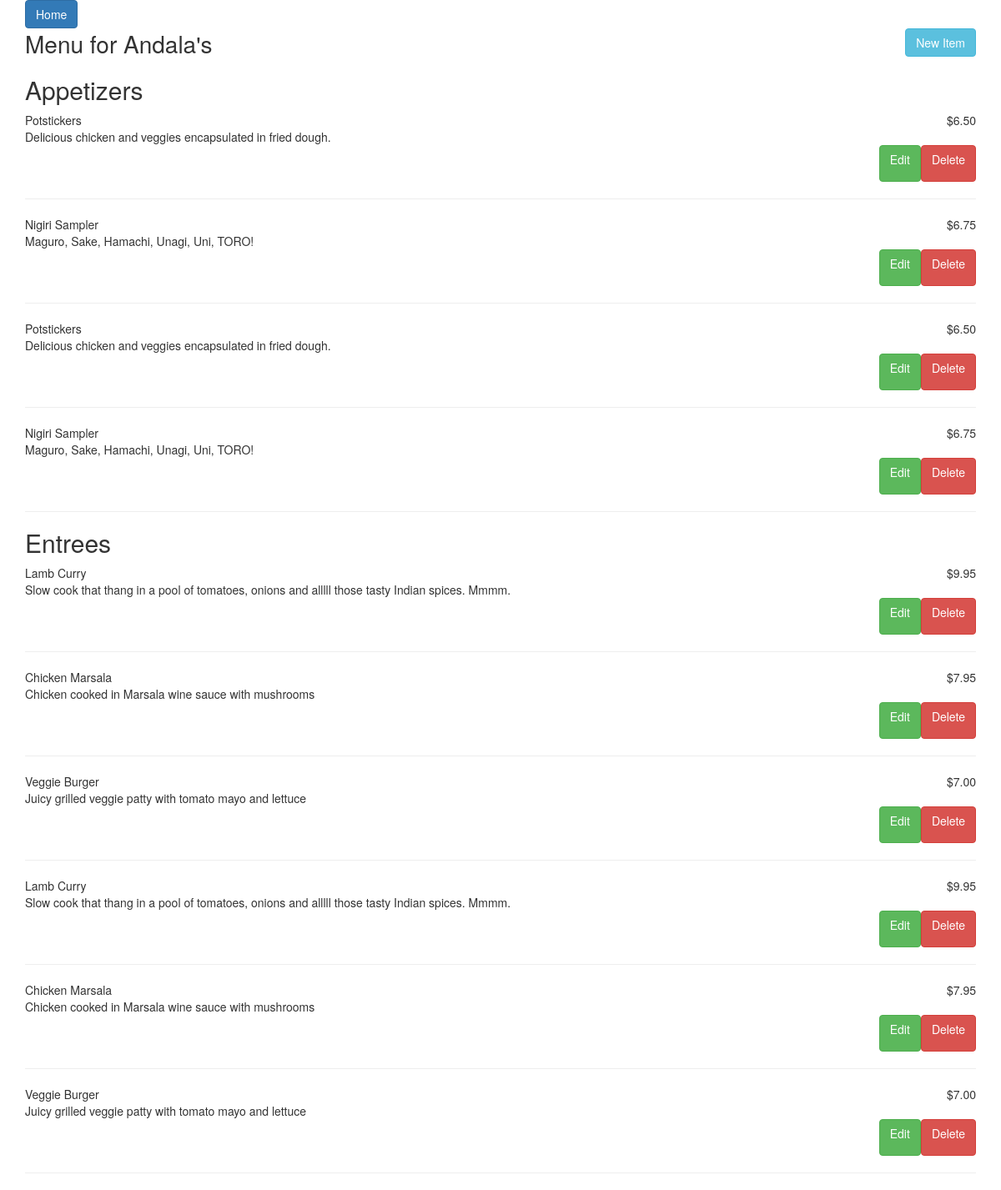
Page /restaurant/6/menu on the committed database.
### app/models.py (models this page shows, shortened)
class Restaurant(db.Model):
    __tablename__ = 'restaurant'
    id = db.Column(db.Integer, primary_key=True)
    name = db.Column(db.String(250), nullable=False)

class MenuItem(db.Model):
    __tablename__ = 'menu_item'
    name = db.Column(db.String(80), nullable=False)
    id = db.Column(db.Integer, primary_key=True)
    description = db.Column(db.String(250))
    price = db.Column(db.String(8))
    course = db.Column(db.String(250))
    restaurant_id = db.Column(db.Integer, db.ForeignKey('restaurant.id'))
    restaurant = db.relationship(Restaurant)

### app/views.py (the view)
@app.route('/restaurant/<int:id>/menu')
def show_restaurant_menu(id):
    menu_items = MenuItem.query.filter_by(restaurant_id=id)
    appetizers = menu_items.filter_by(course="Appetizer").all()
    entrees = menu_items.filter_by(course="Entree").all()
    desserts = menu_items.filter_by(course="Dessert").all()
    beverages = menu_items.filter_by(course="Beverage").all()
    restaurant_name = Restaurant.query.filter_by(id=id).first().name
    return render_template('show_restaurant_menu.html',
                           appetizers=appetizers,
                           entrees=entrees,
                           desserts=desserts,
                           beverages=beverages,
                           restaurant_id=id,
                           restaurant_name=restaurant_name)

### app/templates/show_restaurant_menu.html (shortened to what this page needs)
{% extends 'base.html' %}
{% block content %}
<div class="row">
    <div class="col-md-6">
        <h1 class="text-left">Menu for {{ restaurant_name }}</h1>
    </div>
    <div class="col-md-6">
        <a class="btn btn-info pull-right" href={{ url_for('new_menu_item', id=restaurant_id) }}>New Item</a>
    </div>
</div>
    {% if appetizers is not none %}
        <h2>Appetizers</h2>
        {% for appetizer in appetizers %}
            <div class="row">
                <div class="col-md-6 text-left">
                    {{ appetizer.name }}
                </div>
                <div class="col-md-6 text-right">
                    {{ appetizer.price }}
                </div>
            </div>
            <div class="row">
                <div class="col-md-12">
                    {{ appetizer.description }}
                </div>
            </div>
            <div class="row">
                 <div class="col-md-12">
            <a class="btn btn-danger pull-right" href={{ url_for('delete_menu_item', id=restaurant_id, menu_id=appetizer.id) }}><p class="text-center">Delete</p></a>
            <a class="btn btn-success pull-right" href={{ url_for('edit_menu_item', id=restaurant_id, menu_id=appetizer.id) }}><p class="text-center">Edit</p></a>
        </div>
            </div>
            <hr>
        {% endfor %}
    {% endif %}
    {% if entrees is not none%}
        <h2>Entrees</h2>
        {% for entree in entrees %}
           <div class="row">
                <div class="col-md-6 text-left">
                    {{ entree.name }}
                </div>
                <div class="col-md-6 text-right">
                    {{ entree.price }}
                </div>
            </div>
            <div class="row">
                <div class="col-md-12">
                    {{ entree.description }}
                </div>
            </div>
            <div class="row">
                 <div class="col-md-12">
            <a class="btn btn-danger pull-right" id="delete-btn" href={{ url_for('delete_menu_item', id=restaurant_id, menu_id=entree.id) }}><p class="text-center">Delete</p></a>
            <a class="btn btn-success pull-right" href={{ url_for('edit_menu_item', id=restaurant_id, menu_id=entree.id) }}><p class="text-center">Edit</p></a>
        </div>
            </div>
            <hr>
        {% endfor %}
    {% endif %}
{% endblock %}

### app/static/css/styles.css (style rules this page uses)
h1 { margin: 30px; font-size: 28px; line-height: 1.33; border-radius: 6px; margin: 0; }

### rows in the picture
Restaurant: name "Andala's"
MenuItem: name "Potstickers", price "$6.50", description "Delicious chicken and veggies encapsulated in fried dough."
MenuItem: name "Nigiri Sampler", price "$6.75", description "Maguro, Sake, Hamachi, Unagi, Uni, TORO!"
MenuItem: name "Potstickers", price "$6.50", description "Delicious chicken and veggies encapsulated in fried dough."
MenuItem: name "Nigiri Sampler", price "$6.75", description "Maguro, Sake, Hamachi, Unagi, Uni, TORO!"
MenuItem: name "Lamb Curry", price "$9.95", description "Slow cook that thang in a pool of tomatoes, onions and alllll those tasty Indian spices. Mmmm."
MenuItem: name "Chicken Marsala", price "$7.95", description "Chicken cooked in Marsala wine sauce with mushrooms"
MenuItem: name "Veggie Burger", price "$7.00", description "Juicy grilled veggie patty with tomato mayo and lettuce"
MenuItem: name "Lamb Curry", price "$9.95", description "Slow cook that thang in a pool of tomatoes, onions and alllll those tasty Indian spices. Mmmm."
MenuItem: name "Chicken Marsala", price "$7.95", description "Chicken cooked in Marsala wine sauce with mushrooms"
MenuItem: name "Veggie Burger", price "$7.00", description "Juicy grilled veggie patty with tomato mayo and lettuce"
